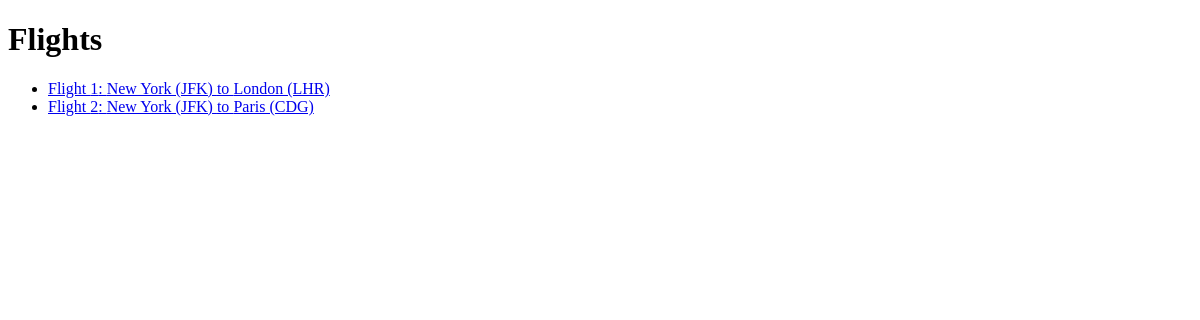
/flights/, run on an earlier commit of the app's database.
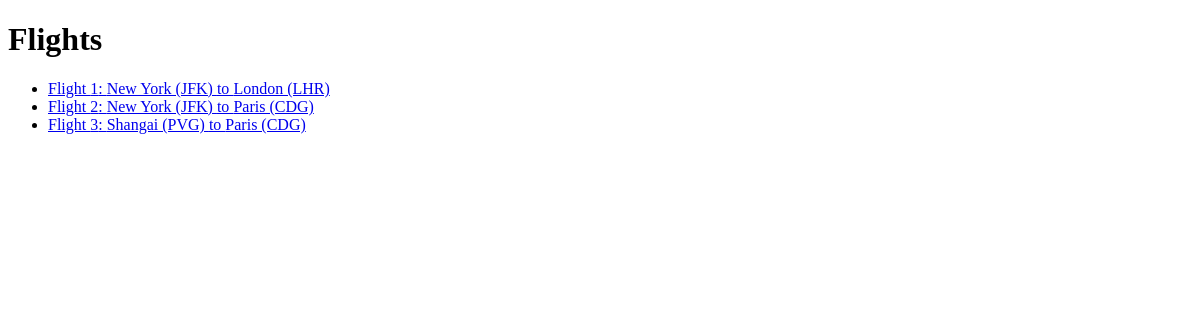
And on a later commit of the database.
### flights/models.py (models this page shows, shortened)
class Flight(models.Model):
    origin = models.ForeignKey(Airport, on_delete=models.CASCADE, related_name="departures")
    destination = models.ForeignKey(Airport, on_delete=models.CASCADE, related_name="arrivals")
    duration = models.IntegerField()

class Airport(models.Model):
    code = models.CharField(max_length=3)
    city = models.CharField(max_length=64)
    def __str__(self) -> str:
        return f'{self.city} ({self.code})'

### flights/views.py (the view)
# urls.py: path("", views.index, name="index"),
def index(request) -> HttpResponse:
    return render(request, "flights/index.html", {
        "flights": Flight.objects.all()
    })

### flights/templates/flights/index.html
{% extends 'flights/layout.html' %}
{% block body %}
    <h1>Flights</h1>
    <ul>
        {% for flight in flights %}
            <li>
                <a href="{% url 'flight' flight.id %}">Flight  {{ flight.id }}: {{flight.origin}} to {{ flight.destination }}</a>
            </li>
        {% endfor %}
    </ul>
{% endblock %}

### flights/templates/flights/layout.html (shortened to what this page needs)
<!DOCTYPE html>
<html lang="en">
    <head>
    </head>
    <body>
        {% block body %}
        {% endblock %}
    </body>
</html>

What changed in the data, as far as the page shows it:
added Flight: id "3", origin "Shangai (PVG)", destination "Paris (CDG)"
